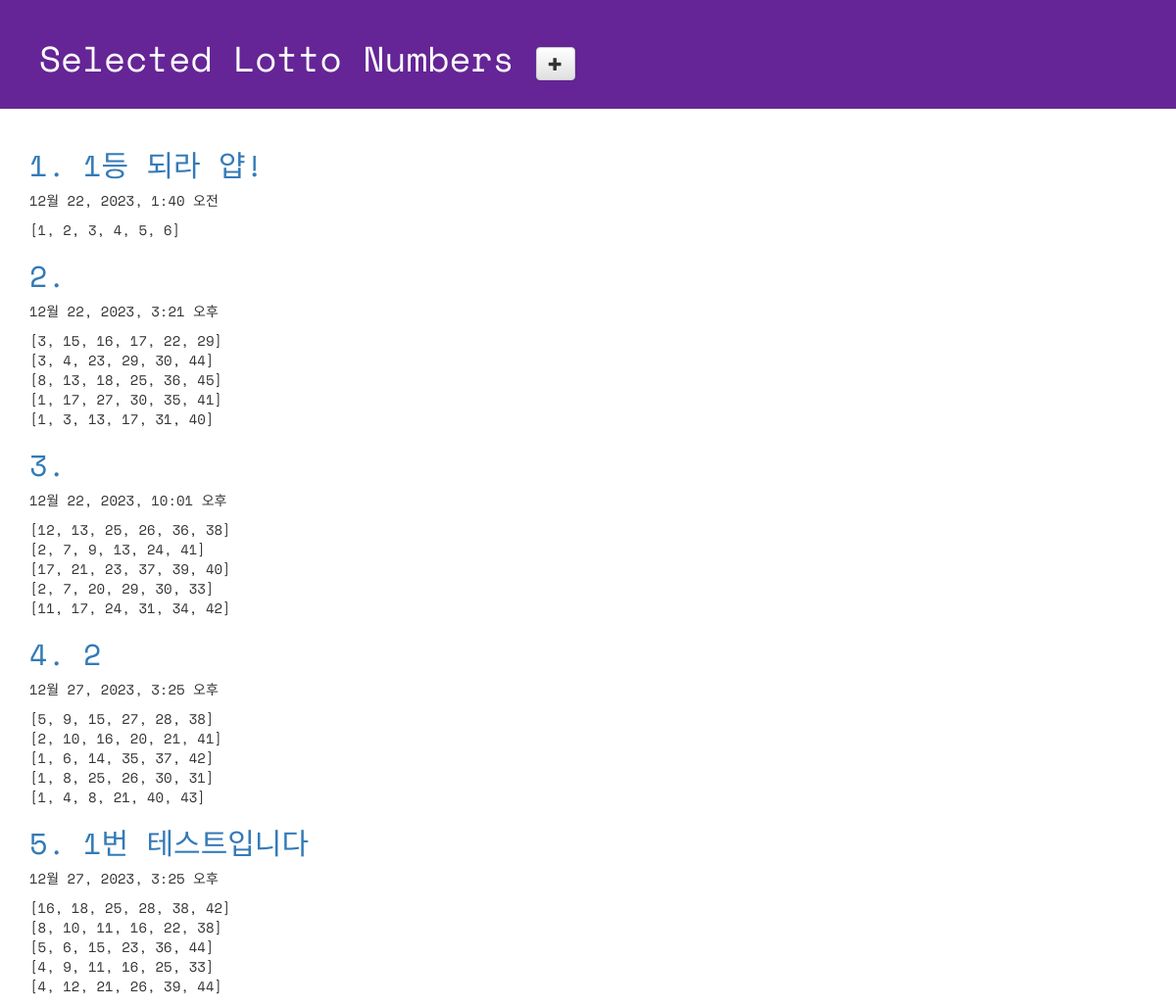
Page /lotto/ on the committed database.
### lotto/models.py (models this page shows, shortened)
class GuessNumbers(models.Model):    # models의 Model 클래스 상속
    name = models.CharField(max_length=24)     # 로또 번호 리스트의 이름
    text = models.CharField(max_length=255)     # 로또 번호 리스트에 대한 설명
    lottos = models.CharField(max_length=255, default='[1, 2, 3, 4, 5, 6]')
    num_lotto = models.IntegerField(default=5)     # 6개 번호 set의 갯수
    update_date = models.DateTimeField()

### lotto/views.py (the view)
# urls.py: path('lotto/', views.index, name='index'),		# http://127.0.0.1:8000/lotto
def index(request):
    lottos = GuessNumbers.objects.all()
    return render(request, 'lotto/default.html', {'lottos': lottos})

### lotto/templates/lotto/default.html (shortened to what this page needs)
<!DOCTYPE html>
{% load static %}
<html lang="ko">
<head>
  <link rel="stylesheet" href="//maxcdn.bootstrapcdn.com/bootstrap/3.2.0/css/bootstrap.min.css">
  <link rel="stylesheet" href="//maxcdn.bootstrapcdn.com/bootstrap/3.2.0/css/bootstrap-theme.min.css">
  <link rel="stylesheet" href="{% static 'css/lotto.css' %}">
</head>
 <body>
  <div class="page-header">
    <h1>Selected Lotto Numbers
      <a href="{% url 'new_lotto' %}">
      <span class="glyphicon glyphicon-plus btn btn-default"></span>
      </a>
    </h1>
  </div>
  <div class="container lotto">
    {% for lotto in lottos %}
      <h2><a href="{% url 'detail' lottokey=lotto.pk %}">{{ lotto.pk }}. {{ lotto.text }}</a></h2>
      <p>{{ lotto.update_date }}</p>
      <p>{{ lotto.lottos | linebreaksbr }}</p>
    {% endfor %}
  </div>
 </body>
</html>

### lotto/static/css/lotto.css (style rules this page uses)
.page-header { background-color: #652596; margin-top: 0; padding: 20px 20px 20px 40px; font-family: 'Space Mono', monospace; }
.page-header h1 { color: #FFFFFF; }
.container { font-family: 'Space Mono', monospace; }
.container h2 { color: #b9f442; }

### rows in the picture
GuessNumbers: pk "1", text "1등 되라 얍!", update_date "12월 22, 2023, 1:40 오전", lottos "[1, 2, 3, 4, 5, 6]"
GuessNumbers: pk "2", update_date "12월 22, 2023, 3:21 오후", lottos "[3, 15, 16, 17, 22, 29] [3, 4, 23, 29, 30, 44] [8, 13, 18, 25, 36, 45] [1, 17, 27, 30, 35, 41] [1, 3, 13, 17, 31, 40]"
GuessNumbers: pk "3", update_date "12월 22, 2023, 10:01 오후", lottos "[12, 13, 25, 26, 36, 38] [2, 7, 9, 13, 24, 41] [17, 21, 23, 37, 39, 40] [2, 7, 20, 29, 30, 33] [11, 17, 24, 31, 34, 42]"
GuessNumbers: pk "4", text "2", update_date "12월 27, 2023, 3:25 오후", lottos "[5, 9, 15, 27, 28, 38] [2, 10, 16, 20, 21, 41] [1, 6, 14, 35, 37, 42] [1, 8, 25, 26, 30, 31] [1, 4, 8, 21, 40, 43]"
GuessNumbers: pk "5", text "1번 테스트입니다", update_date "12월 27, 2023, 3:25 오후", lottos "[16, 18, 25, 28, 38, 42] [8, 10, 11, 16, 22, 38] [5, 6, 15, 23, 36, 44] [4, 9, 11, 16, 25, 33] [4, 12, 21, 26, 39, 44]"
